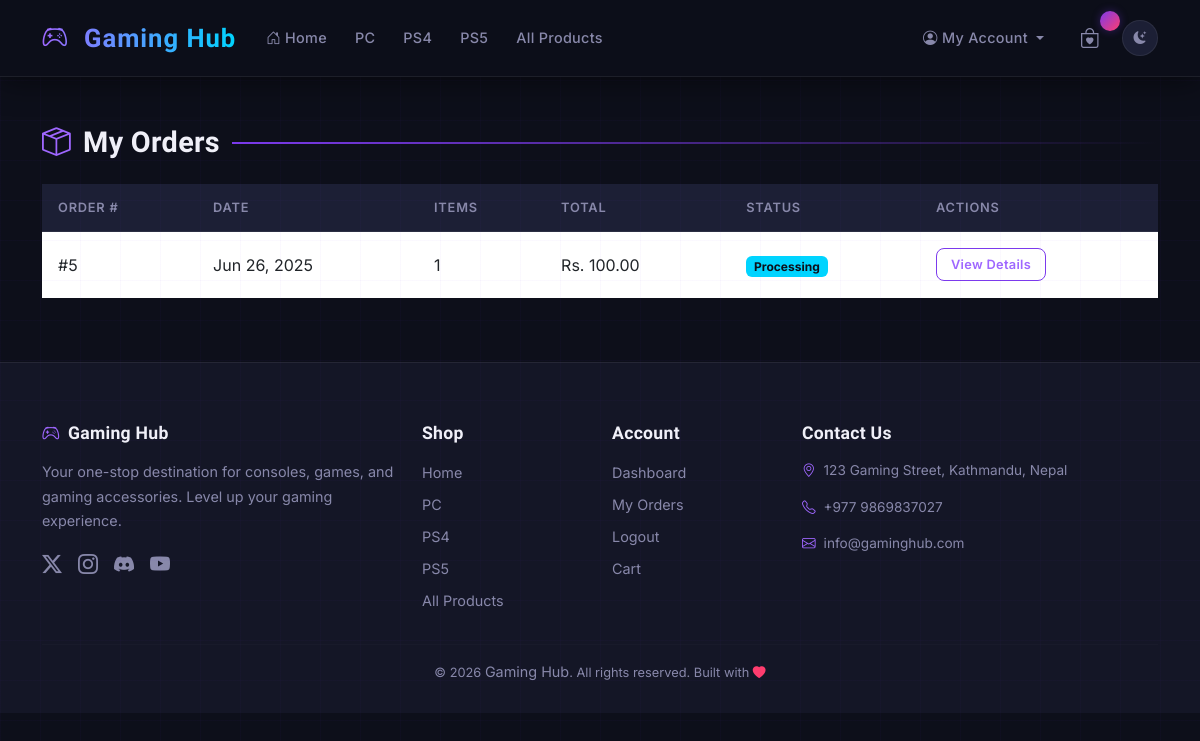
The app's page /user/myorders.php (signed in), older data.
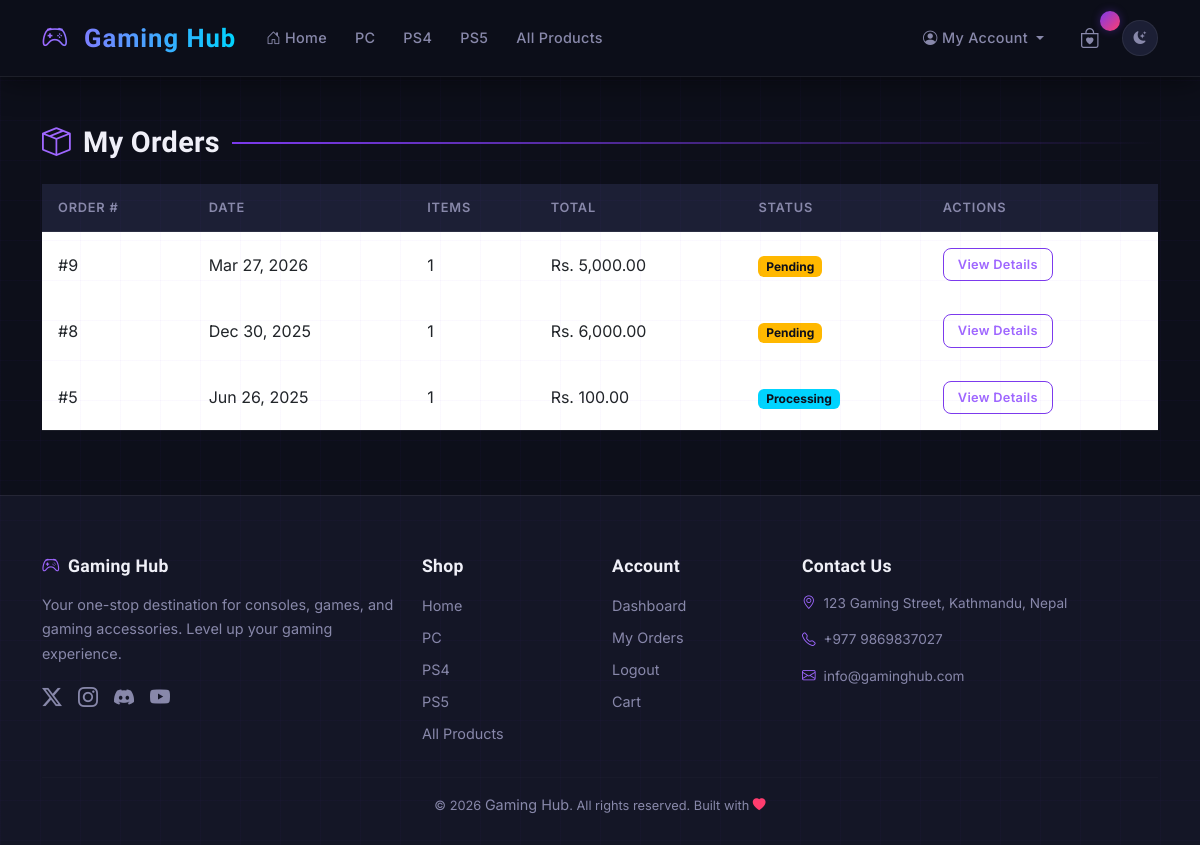
The same page, newer data.
### tables this page shows
CREATE TABLE `main_categories` (
  `category_id` int(11) NOT NULL AUTO_INCREMENT,
  `name` varchar(100) NOT NULL,
  `slug` varchar(100) NOT NULL,
  `image` varchar(255) DEFAULT NULL,
  `is_active` tinyint(1) DEFAULT 1,
  `created_at` timestamp NOT NULL DEFAULT current_timestamp(),
  PRIMARY KEY (`category_id`),
  UNIQUE KEY `slug` (`slug`)
);

CREATE TABLE `orders` (
  `order_id` int(11) NOT NULL AUTO_INCREMENT,
  `user_id` int(11) NOT NULL,
  `order_date` timestamp NOT NULL DEFAULT current_timestamp(),
  `shipping_address` text NOT NULL,
  `contact_number` varchar(20) NOT NULL,
  `payment_method` varchar(50) DEFAULT 'Cash on Delivery',
  `total_amount` decimal(10,2) NOT NULL,
  `status` enum('pending','processing','shipped','delivered','cancelled') DEFAULT 'pending',
  `admin_response` text DEFAULT NULL,
  `response_date` timestamp NULL DEFAULT NULL,
  PRIMARY KEY (`order_id`),
  KEY `user_id` (`user_id`),
  CONSTRAINT `orders_ibfk_1` FOREIGN KEY (`user_id`) REFERENCES `users` (`user_id`) ON DELETE CASCADE
);

### includes/functions.php (called while the page is built, shortened)
<?php
require_once __DIR__ . '/../config/database.php';
function getMainCategories() {
    $sql = "SELECT * FROM main_categories WHERE is_active = TRUE ORDER BY name";
    $stmt = executeQuery($sql);
    return $stmt->fetchAll(PDO::FETCH_ASSOC);
}
?>

### config/database.php (called while the page is built)
<?php
$host = 'localhost';
$dbname = 'gaming_hub';
$username = 'root';
$password = '';
try {
    $pdo = new PDO("mysql:host=$host;dbname=$dbname;charset=utf8", $username, $password);
    $pdo->setAttribute(PDO::ATTR_ERRMODE, PDO::ERRMODE_EXCEPTION);
} catch (PDOException $e) {
    die("Database connection failed: " . $e->getMessage());
}
function executeQuery($sql, $params = []) {
    global $pdo;
    $stmt = $pdo->prepare($sql);
    $stmt->execute($params);
    return $stmt;
}
?>

### user/myorders.php (the view, shortened to what the changed rows need)
<?php
require_once '../config/database.php';
require_once '../includes/functions.php';
$userId = $_SESSION['user_id'];
$orders = executeQuery("SELECT * FROM orders WHERE user_id = ? ORDER BY order_date DESC", [$userId])->fetchAll(PDO::FETCH_ASSOC);
require_once '../includes/header.php';
?>
<div class="container my-5">
    <h1 class="section-title mb-4"><i class="bi bi-box-seam" style="color:var(--accent-light)"></i> My Orders</h1>
    <?php if (empty($orders)): ?>
        <div class="alert alert-info">
            You haven't placed any orders yet. <a href="/gaming_hub/" class="alert-link">Start shopping</a>.
        </div>
    <?php else: ?>
        <div class="table-responsive">
            <table class="table">
                <thead>
                    <tr>
                        <th>Order #</th>
                        <th>Date</th>
                        <th>Items</th>
                        <th>Total</th>
                        <th>Status</th>
                        <th>Actions</th>
                    </tr>
                </thead>
                <tbody>
                    <?php foreach ($orders as $order): ?>
                    <tr>
                        <td>#<?= $order['order_id'] ?></td>
                        <td><?= date('M d, Y', strtotime($order['order_date'])) ?></td>
                        <td>
                            <?php
                            $itemCount = executeQuery("SELECT COUNT(*) FROM order_items WHERE order_id = ?",
                                                     [$order['order_id']])->fetchColumn();
                            echo $itemCount;
                            ?>
                        </td>
                        <td>Rs. <?= number_format($order['total_amount'], 2) ?></td>
                        <td>
                            <span class="badge
                                <?= $order['status'] == 'pending' ? 'bg-warning' :
                                   ($order['status'] == 'processing' ? 'bg-info' :
                                   ($order['status'] == 'shipped' ? 'bg-primary' :
                                   ($order['status'] == 'delivered' ? 'bg-success' : 'bg-danger'))) ?>">
                                <?= ucfirst($order['status']) ?>
                            </span>
                        </td>
                        <td>
                            <a href="order_detail.php?id=<?= $order['order_id'] ?>" class="btn btn-sm btn-outline-primary">
                                View Details
                            </a>
                        </td>
                    </tr>
                    <?php endforeach; ?>
                </tbody>
            </table>
        </div>
    <?php endif; ?>
</div>
<?php require_once __DIR__ . '/../includes/footer.php'; ?>

### includes/header.php (shortened to what the changed rows need)
<?php
require_once __DIR__ . '/../config/database.php';
require_once __DIR__ . '/functions.php';
$categories = getMainCategories();
?>
<!DOCTYPE html>
<html lang="en">
<head>
    <link href="https://cdn.jsdelivr.net/npm/bootstrap@5.3.0/dist/css/bootstrap.min.css" rel="stylesheet">
    <link rel="stylesheet" href="https://cdn.jsdelivr.net/npm/bootstrap-icons@1.11.0/font/bootstrap-icons.css">
    <link rel="stylesheet" href="/gaming_hub/assets/css/style.css">
</head>
<body>
    <nav class="navbar navbar-expand-lg">
        <div class="container">
            <div class="collapse navbar-collapse" id="navbarNav">
                <ul class="navbar-nav me-auto">
                    <?php foreach ($categories as $category): ?>
                    <li class="nav-item">
                        <a class="nav-link" href="/gaming_hub/category.php?id=<?= $category['category_id'] ?>">
                            <?= $category['name'] ?>
                        </a>
                    </li>
                    <?php endforeach; ?>
                </ul>
            </div>
        </div>
    </nav>
    <main>

### includes/footer.php (shortened to what the changed rows need)
    </main>
    <footer>
        <div class="container">
            <div class="row gy-4">
                <div class="col-md-2">
                    <ul class="list-unstyled">
                        <?php foreach ($categories as $category): ?>
                        <li><a href="/gaming_hub/category.php?id=<?= $category['category_id'] ?>"><?= $category['name'] ?></a></li>
                        <?php endforeach; ?>
                    </ul>
                </div>
            </div>
        </div>
    </footer>
</body>
</html>

Row changes from the older to the newer data that the page shows:
added orders: order_id "9", order_date "Mar 27, 2026", itemCount "1", total_amount "5,000.00", status "Pending"
added orders: order_id "8", order_date "Dec 30, 2025", itemCount "1", total_amount "6,000.00", status "Pending"
